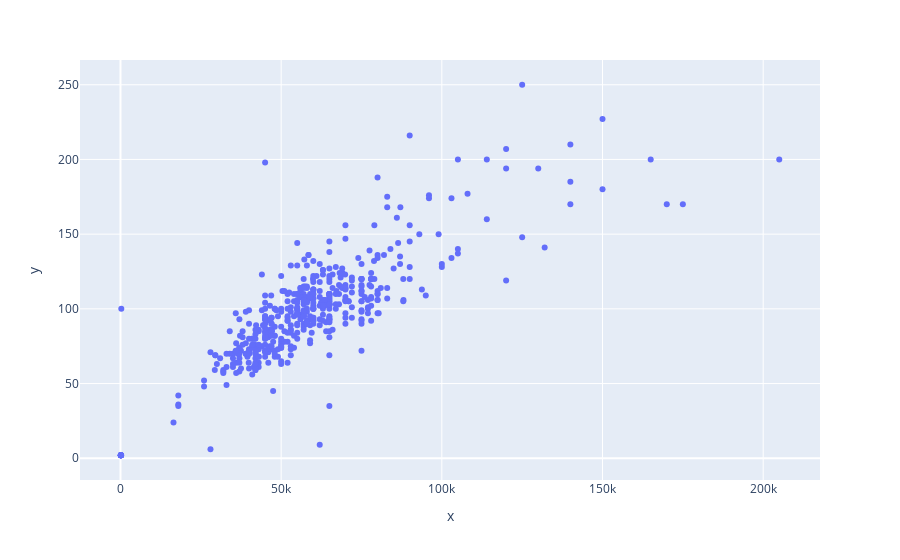

Notebook cell for this chart:
### Code cell
fig = px.scatter(x=fresku.loc[fresku.interior_area != 0]["price"], y=fresku.loc[fresku.interior_area != 0]["gros_area"])
fig.show()

### Figure 1 — Plotly figure (JSON) as saved in the notebook; plotly's stock layout.template omitted (floating-point values rounded to 4 significant figures; data arrays with more than 128 entries replaced by an {"elided": "..."} marker saying what was removed)
{"data": [{"hovertemplate": "x=%{x}<br>y=%{y}<extra></extra>", "legendgroup": "", "marker": {"color": "#636efa", "symbol": "circle"}, "mode": "markers", "name": "", "orientation": "v", "showlegend": false, "type": "scatter", "x": {"elided": "513 int values"}, "xaxis": "x", "y": {"elided": "513 int values"}, "yaxis": "y"}], "layout": {"legend": {"tracegroupgap": 0}, "margin": {"t": 60}, "xaxis": {"anchor": "y", "domain": [0, 1], "title": {"text": "x"}}, "yaxis": {"anchor": "x", "domain": [0, 1], "title": {"text": "y"}}}}
